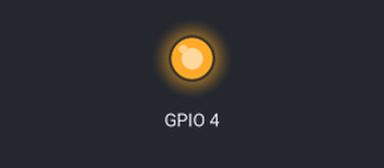
The sketch below on a simulated ESP8266 (NodeMCU). Parts: output pins drawn as LEDs (lit = HIGH). WiFi joins after 1.5 s; servers stay silent unless stated.

Above: at 0.1 s.
At 0.8 s:
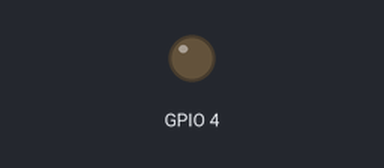
Timing chart, 0 to 2.3 s (numbered marks = the images above):
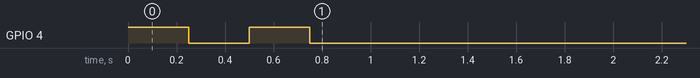

The sketch:

onair_OTA.ino
```cpp
#define BLYNK_PRINT Serial

#include <ESP8266WiFi.h>
#include <BlynkSimpleEsp8266.h>

// You should get Auth Token in the Blynk App.
// Go to the Project Settings (nut icon).
char auth[] = "51973353f9c54e31ae898d4da1a962b9";

// Your WiFi credentials.
// Set password to "" for open networks.
char ssid[] = "your WiFi SSID";
char pass[] = "your WiFi password";


void setup()
{
  pinMode(4, OUTPUT);
  digitalWrite(4, HIGH);   // turn the LED on (HIGH is the voltage level)
  delay(250);                       // wait for a second
  digitalWrite(4, LOW);    // turn the LED off by making the voltage LOW
  delay(250);
  digitalWrite(4, HIGH);   // turn the LED on (HIGH is the voltage level)
  delay(250);                       // wait for a second
  digitalWrite(4, LOW);    // turn the LED off by making the voltage LOW
  delay(250);
  // Debug console
  Serial.begin(115200);

  Blynk.begin(auth, ssid, pass);
}

void loop()
{
  Blynk.run();
}
```
